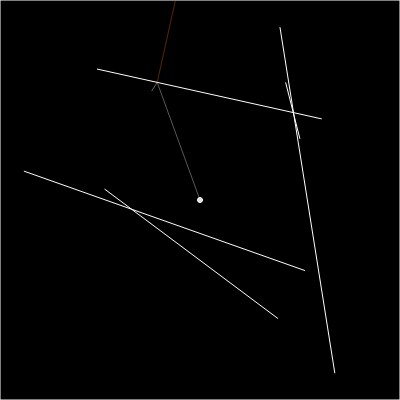
Frame 1 (no input)
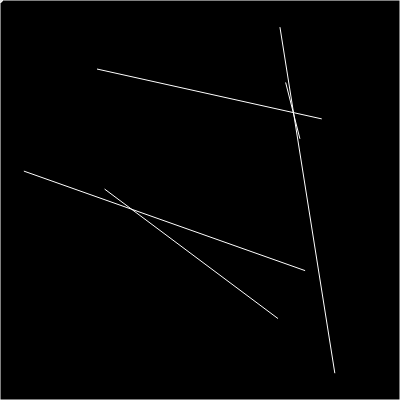
Frame 60 (no input)
Frame 120 (the mouse pressed at the canvas centre since frame 60): identical to frame 1, image omitted

The p5.js sketch that drew these frames (run headless with seeded random() and noise() and a simulated clock; from frame 60 on, the mouse is pressed at the canvas centre):

// p5.js sketch
// ── sketch.js
/**
 * @author Izzydotexe
 * Main file for 2d ray tracking.
 */

let wall;
let sun;

function setup() {
    
    createCanvas(400, 400);
    walls = [];

    for (let i =0; i < 5; i++) {
        let w = random(width);
        let x = random(width);
        let y = random(height);
        let z = random(height);
        walls[i] = new Wall(w, x, y, z);
    }

    walls.push(new Wall(0, 0, width, 0));
    walls.push(new Wall(width, 0, width, height));
    walls.push(new Wall(width, height, 0, height));
    walls.push(new Wall(0, height, 0, 0));
    
    sun = new Sun();

}

function draw() {

    background(0);

    for (let wall of walls) {
        wall.show();
    }

    sun.show();
    sun.look(walls);

    sun.update(mouseX, mouseY);

}


// ── Ray.js


class Ray {
    constructor(pos, angle) {

        this.pos = pos;

        this.dir = p5.Vector.fromAngle(angle);

    }

    update(x, y) {
        this.dir.x = x - this.pos.x;
        this.dir.y = y - this.pos.y;
        this.dir.normalize();
    }

    show() {
        stroke(255, 100);
        push();
        translate(this.pos.x, this.pos.y);
        line(0, 0, this.dir.x * 10, this.dir.y * 10);
        pop();
    }

    cast(wall) {

        const x1 = wall.a.x;
        const y1 = wall.a.y;

        const x2 = wall.b.x;
        const y2 = wall.b.y;

        
        const x3 = this.pos.x;
        const y3 = this.pos.y;

        const x4 = this.pos.x + this.dir.x;
        const y4 = this.pos.y + this.dir.y;


        const den = (x1 - x2) * (y3 - y4) - (y1 - y2) * (x3 - x4);

        if (den === 0) {
            return;
        }

        const t =  ((x1 - x3) * (y3 - y4) - (y1 - y3) * (x3 - x4)) / den;
        const u = -((x1 - x2) * (y1 - y3) - (y1 - y2) * (x1 - x3)) / den;

        if (t > 0 && t < 1 && u > 0) {
            const pt = createVector();
            pt.x = x1 + t * (x2 - x1);
            pt.y = y1 + t * (y2 - y1);
            return pt;

        } else {
            
            return

        }

        
    }
}
// ── Sun.js
class Sun {

    constructor() {
        this.pos = createVector(width /2, height /2);
        this.rays = [];

        for (let a = 0; a < 360; a+=10) {
            this.rays.push(new Ray(this.pos, radians(a)));
        }
    }

    update(x, y) {
        this.pos.x = x;
        this.pos.y = y;
    }

    show() {

        fill(225);
        ellipse(this.pos.x, this.pos.y, 5);

        for (let ray of this.rays) {
            //ray.show();
        }

    }

    look(walls) {

        //for (let ray of this.rays) {

            let ray = this.rays[25];
            let record = Infinity;
            let closest = null;
            let closestwall = null;

            for (let wall of walls) {

                const pt = ray.cast(wall);

                if (pt) {
                    const d = p5.Vector.dist(this.pos, pt);
                    if (d < record) {
                        record = d;
                        closest = pt;
                        closestwall = wall;
                    }
                }
            }

            if (closest) {
                
                
                stroke(225, 100)

                line(this.pos.x, this.pos.y, closest.x, closest.y)
                
                let arrivingvector = createVector();
                arrivingvector.x = closest.x - this.pos.x;
                arrivingvector.y = closest.y - this.pos.y;

                let x = this.pos.x
                let y = closestwall.NormEquasion(x, closest);

                let normalvector = createVector();
                normalvector.x = x - closest.x;
                normalvector.y = y - closest.y;
                

                normalvector.normalize();
                arrivingvector.normalize();


                let theta = p5.Vector.dot(arrivingvector, normalvector) / arrivingvector.mag() * normalvector.mag()
                console.log("Angle between intersect and normal: " + degrees(Math.acos(theta)))
                theta = radians(90) + Math.acos(theta)

                console.log("Reflect Angle: " + degrees(theta))
    

                let nRay = new Ray(closest, theta);
                nRay.show()
                stroke(225, 100, 10, 100)
                line(closest.x, closest.y, x, y)
                

            }

        //}

    }

}
// ── Wall.js
class Wall {

    constructor(x1, y1, x2, y2) {
        this.a = createVector(x1, y1);
        this.b = createVector(x2, y2);
    }

    show() {
        stroke(255);
        line(this.a.x, this.a.y, this.b.x, this.b.y)
    }

    getSlope() {
        return (this.b.y - this.a.y) / (this.b.x - this.a.x)  
    }

    getNormSlope() {
        return -((this.b.x - this.a.x)/(this.b.y - this.a.y))
    }

    NormEquasion(x, intpoint) {

        return this.getNormSlope() * (x - intpoint.x) + intpoint.y;

    }

    NormDeriveEq(y, intpoint) {
        return ((this.getNormSlope() * intpoint.x) - intpoint.y - y) / this.getNormSlope;
    }

}
